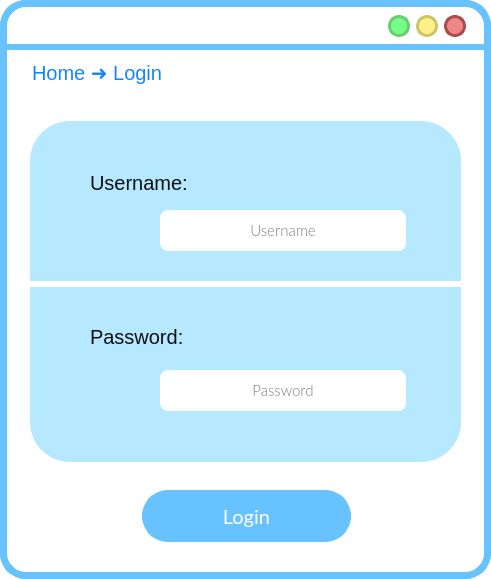
<?xml version="1.0" encoding="UTF-8"?>
<ui version="4.0">
 <class>MainWindow</class>
 <widget class="QMainWindow" name="MainWindow">
  <property name="geometry">
   <rect>
    <x>0</x>
    <y>0</y>
    <width>491</width>
    <height>579</height>
   </rect>
  </property>
  <property name="windowTitle">
   <string>MainWindow</string>
  </property>
  <property name="styleSheet">
   <string notr="true">QWidget{
background:rgb(255, 255, 255);
border-radius:26px;
border-color:rgb(104, 194, 253);
border-style: solid;
border-width:7;
}
QLabel{
border-width:0;
font: 18pt &quot;Lato Light&quot;;
}</string>
  </property>
  <widget class="QWidget" name="centralwidget">
   <widget class="QLabel" name="label">
    <property name="geometry">
     <rect>
      <x>0</x>
      <y>44</y>
      <width>641</width>
      <height>6</height>
     </rect>
    </property>
    <property name="styleSheet">
     <string notr="true">background-color:rgb(104, 194, 253);</string>
    </property>
    <property name="text">
     <string/>
    </property>
   </widget>
   <widget class="QLabel" name="riquadroAzzurro">
    <property name="enabled">
     <bool>false</bool>
    </property>
    <property name="geometry">
     <rect>
      <x>30</x>
      <y>121</y>
      <width>431</width>
      <height>341</height>
     </rect>
    </property>
    <property name="styleSheet">
     <string notr="true">QLabel{
background-color: rgb(182, 233, 255);
border-width:0;
border-radius:40px;
}</string>
    </property>
    <property name="text">
     <string/>
    </property>
   </widget>
   <widget class="QLabel" name="label_3">
    <property name="geometry">
     <rect>
      <x>30</x>
      <y>281</y>
      <width>451</width>
      <height>6</height>
     </rect>
    </property>
    <property name="text">
     <string/>
    </property>
   </widget>
   <widget class="QLabel" name="label_2">
    <property name="geometry">
     <rect>
      <x>90</x>
      <y>204</y>
      <width>50</width>
      <height>50</height>
     </rect>
    </property>
    <property name="styleSheet">
     <string notr="true">QLabel{
background-color: rgba(255, 85, 85,0);
}</string>
    </property>
    <property name="text">
     <string/>
    </property>
    <property name="pixmap">
     <pixmap>res/person_FILL1_wght600_GRAD200_opsz48_risultato.png</pixmap>
    </property>
    <property name="scaledContents">
     <bool>true</bool>
    </property>
   </widget>
   <widget class="QLabel" name="usernameLabel">
    <property name="geometry">
     <rect>
      <x>90</x>
      <y>157</y>
      <width>181</width>
      <height>51</height>
     </rect>
    </property>
    <property name="styleSheet">
     <string notr="true">QLabel{
background-color: rgba(255, 255, 255,0);
color: rgba(16, 16, 16);
font-size: 20px;	
font: 17pt &quot;Lato Light&quot;;
}</string>
    </property>
    <property name="text">
     <string>Username:</string>
    </property>
   </widget>
   <widget class="QLabel" name="passwordLabel">
    <property name="geometry">
     <rect>
      <x>90</x>
      <y>311</y>
      <width>181</width>
      <height>51</height>
     </rect>
    </property>
    <property name="styleSheet">
     <string notr="true">QLabel{
background-color: rgba(255, 255, 255,0);
color: rgba(16, 16, 16);
font-size: 20px;	
font: 17pt &quot;Lato Light&quot;;
}</string>
    </property>
    <property name="text">
     <string>Password:</string>
    </property>
   </widget>
   <widget class="QLabel" name="label_6">
    <property name="geometry">
     <rect>
      <x>90</x>
      <y>361</y>
      <width>50</width>
      <height>50</height>
     </rect>
    </property>
    <property name="styleSheet">
     <string notr="true">QLabel{
background-color: rgba(255, 85, 85,0);
}</string>
    </property>
    <property name="text">
     <string/>
    </property>
    <property name="pixmap">
     <pixmap>res/key_FILL1_wght600_GRAD200_opsz48_risultato.png</pixmap>
    </property>
    <property name="scaledContents">
     <bool>true</bool>
    </property>
   </widget>
   <widget class="QLabel" name="titoloLabel">
    <property name="geometry">
     <rect>
      <x>32</x>
      <y>57</y>
      <width>211</width>
      <height>31</height>
     </rect>
    </property>
    <property name="styleSheet">
     <string notr="true">QLabel{
font-size: 20px;
text-align: left;
background-color: rgba(255, 255, 255,0);
color: #1684FC;
font: 14pt &quot;Lato&quot;;
}</string>
    </property>
    <property name="text">
     <string>Home ➜ Login</string>
    </property>
   </widget>
   <widget class="QLabel" name="previousLabel">
    <property name="geometry">
     <rect>
      <x>420</x>
      <y>63</y>
      <width>38</width>
      <height>38</height>
     </rect>
    </property>
    <property name="font">
     <font>
      <family>Lato Light</family>
      <pointsize>18</pointsize>
      <weight>50</weight>
      <italic>false</italic>
      <bold>false</bold>
     </font>
    </property>
    <property name="cursor">
     <cursorShape>PointingHandCursor</cursorShape>
    </property>
    <property name="autoFillBackground">
     <bool>false</bool>
    </property>
    <property name="styleSheet">
     <string notr="true">background-color: rgba(255, 255, 255,0);</string>
    </property>
    <property name="text">
     <string/>
    </property>
    <property name="pixmap">
     <pixmap>res/arrow_back_FILL1_wght700_GRAD200_opsz48_risultato.png</pixmap>
    </property>
    <property name="scaledContents">
     <bool>true</bool>
    </property>
   </widget>
   <widget class="QPushButton" name="ricercaButton">
    <property name="geometry">
     <rect>
      <x>142</x>
      <y>490</y>
      <width>209</width>
      <height>52</height>
     </rect>
    </property>
    <property name="font">
     <font>
      <family>Lato</family>
      <pointsize>15</pointsize>
      <weight>50</weight>
      <italic>false</italic>
      <bold>false</bold>
     </font>
    </property>
    <property name="cursor">
     <cursorShape>PointingHandCursor</cursorShape>
    </property>
    <property name="autoFillBackground">
     <bool>false</bool>
    </property>
    <property name="styleSheet">
     <string notr="true">QPushButton{
 background-color:rgb(104, 194, 253);
 border-style: solid;
 border-radius:26px;
color: rgb(255, 255, 255);
	font: 15pt &quot;Lato&quot;;
}

QPushButton::hover{


	border-color : rgb(15, 138, 204);
	color: white;
border-width:0;
}

QPushButton::pressed{
	border-color:rgb(104, 194, 253);
	border-width:4;
	background-color : white;
	color:rgb(104, 194, 253);
}
</string>
    </property>
    <property name="text">
     <string>Login</string>
    </property>
   </widget>
   <widget class="QLineEdit" name="passwordLineEdit">
    <property name="geometry">
     <rect>
      <x>160</x>
      <y>370</y>
      <width>246</width>
      <height>41</height>
     </rect>
    </property>
    <property name="font">
     <font>
      <family>Lato Light</family>
      <pointsize>11</pointsize>
     </font>
    </property>
    <property name="styleSheet">
     <string notr="true">QLineEdit{
background:rgb(255, 255, 255);
border-radius:8px;
border-color:rgb(104, 194, 253);
border-style: solid;
border-width:0;
}
QLineEdit::focus{
background:rgb(255, 255, 255);
border-radius:8px;
border-color:rgb(104, 194, 253);
border-style: solid;
border-width:3;
}</string>
    </property>
    <property name="text">
     <string/>
    </property>
    <property name="echoMode">
     <enum>QLineEdit::Password</enum>
    </property>
    <property name="alignment">
     <set>Qt::AlignCenter</set>
    </property>
    <property name="placeholderText">
     <string>Password</string>
    </property>
   </widget>
   <widget class="QLineEdit" name="usernameLineEdit">
    <property name="geometry">
     <rect>
      <x>160</x>
      <y>210</y>
      <width>246</width>
      <height>41</height>
     </rect>
    </property>
    <property name="font">
     <font>
      <family>Lato Light</family>
      <pointsize>11</pointsize>
     </font>
    </property>
    <property name="styleSheet">
     <string notr="true">QLineEdit{
background:rgb(255, 255, 255);
border-radius:8px;
border-color:rgb(104, 194, 253);
border-style: solid;
border-width:0;
}
QLineEdit::focus{
background:rgb(255, 255, 255);
border-radius:8px;
border-color:rgb(104, 194, 253);
border-style: solid;
border-width:3;
}</string>
    </property>
    <property name="text">
     <string/>
    </property>
    <property name="maxLength">
     <number>999</number>
    </property>
    <property name="alignment">
     <set>Qt::AlignCenter</set>
    </property>
    <property name="placeholderText">
     <string>Username</string>
    </property>
   </widget>
   <widget class="QPushButton" name="reduceButton">
    <property name="geometry">
     <rect>
      <x>388</x>
      <y>15</y>
      <width>22</width>
      <height>22</height>
     </rect>
    </property>
    <property name="sizePolicy">
     <sizepolicy hsizetype="Fixed" vsizetype="Fixed">
      <horstretch>0</horstretch>
      <verstretch>0</verstretch>
     </sizepolicy>
    </property>
    <property name="minimumSize">
     <size>
      <width>22</width>
      <height>22</height>
     </size>
    </property>
    <property name="maximumSize">
     <size>
      <width>24</width>
      <height>24</height>
     </size>
    </property>
    <property name="cursor">
     <cursorShape>PointingHandCursor</cursorShape>
    </property>
    <property name="styleSheet">
     <string notr="true">QPushButton{
 background-color:#76ff85;
 border-style: solid;
 border-radius:11px;
font: 18pt &quot;Candara&quot;;
border-color:#6bcc73;
border-width:3;
}

QPushButton::pressed{
	background-color : white;
	border-color:#6bcc73;
	border-width:3;
}
</string>
    </property>
    <property name="text">
     <string/>
    </property>
   </widget>
   <widget class="QPushButton" name="maximizeButton">
    <property name="geometry">
     <rect>
      <x>416</x>
      <y>15</y>
      <width>22</width>
      <height>22</height>
     </rect>
    </property>
    <property name="sizePolicy">
     <sizepolicy hsizetype="Fixed" vsizetype="Fixed">
      <horstretch>0</horstretch>
      <verstretch>0</verstretch>
     </sizepolicy>
    </property>
    <property name="minimumSize">
     <size>
      <width>20</width>
      <height>20</height>
     </size>
    </property>
    <property name="maximumSize">
     <size>
      <width>24</width>
      <height>24</height>
     </size>
    </property>
    <property name="cursor">
     <cursorShape>PointingHandCursor</cursorShape>
    </property>
    <property name="styleSheet">
     <string notr="true">QPushButton{
 background-color:#fff08c	;
 border-style: solid;
 border-radius:11px;
font: 18pt &quot;Candara&quot;;
border-color:#ccc664;
border-width:3;
}

QPushButton::pressed{
	background-color : white;
	border-color:#ccc664;
	border-width:3;
}
</string>
    </property>
    <property name="text">
     <string/>
    </property>
   </widget>
   <widget class="QPushButton" name="exitButton">
    <property name="geometry">
     <rect>
      <x>444</x>
      <y>15</y>
      <width>22</width>
      <height>22</height>
     </rect>
    </property>
    <property name="sizePolicy">
     <sizepolicy hsizetype="Fixed" vsizetype="Fixed">
      <horstretch>0</horstretch>
      <verstretch>0</verstretch>
     </sizepolicy>
    </property>
    <property name="minimumSize">
     <size>
      <width>22</width>
      <height>22</height>
     </size>
    </property>
    <property name="maximumSize">
     <size>
      <width>24</width>
      <height>24</height>
     </size>
    </property>
    <property name="cursor">
     <cursorShape>PointingHandCursor</cursorShape>
    </property>
    <property name="styleSheet">
     <string notr="true">QPushButton{
 background-color:#ee8888;
 border-style: solid;
 border-radius:11px;
font: 18pt &quot;Candara&quot;;
border-color:#ae4a4a;
border-width:3;
}

QPushButton::pressed{
	background-color : white;
	border-color:#ae4a4a;
	border-width:3;
}
</string>
    </property>
    <property name="text">
     <string/>
    </property>
   </widget>
   <zorder>label</zorder>
   <zorder>riquadroAzzurro</zorder>
   <zorder>label_2</zorder>
   <zorder>usernameLabel</zorder>
   <zorder>passwordLabel</zorder>
   <zorder>label_6</zorder>
   <zorder>label_3</zorder>
   <zorder>titoloLabel</zorder>
   <zorder>previousLabel</zorder>
   <zorder>ricercaButton</zorder>
   <zorder>passwordLineEdit</zorder>
   <zorder>usernameLineEdit</zorder>
   <zorder>reduceButton</zorder>
   <zorder>maximizeButton</zorder>
   <zorder>exitButton</zorder>
  </widget>
 </widget>
 <resources>
  <include location="res/res.qrc"/>
 </resources>
 <connections/>
</ui>
